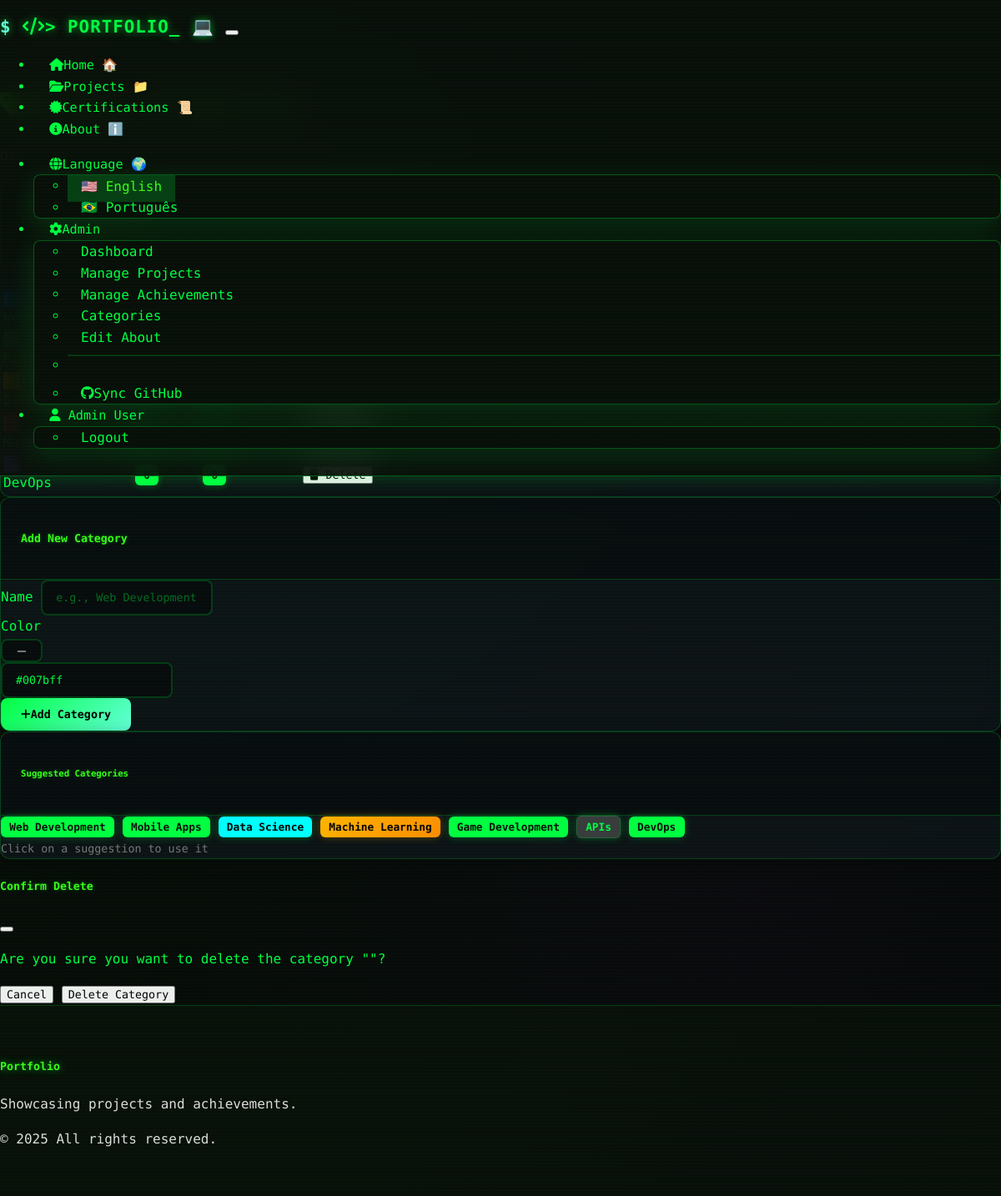
The app's page /admin/categories (signed in), older data.
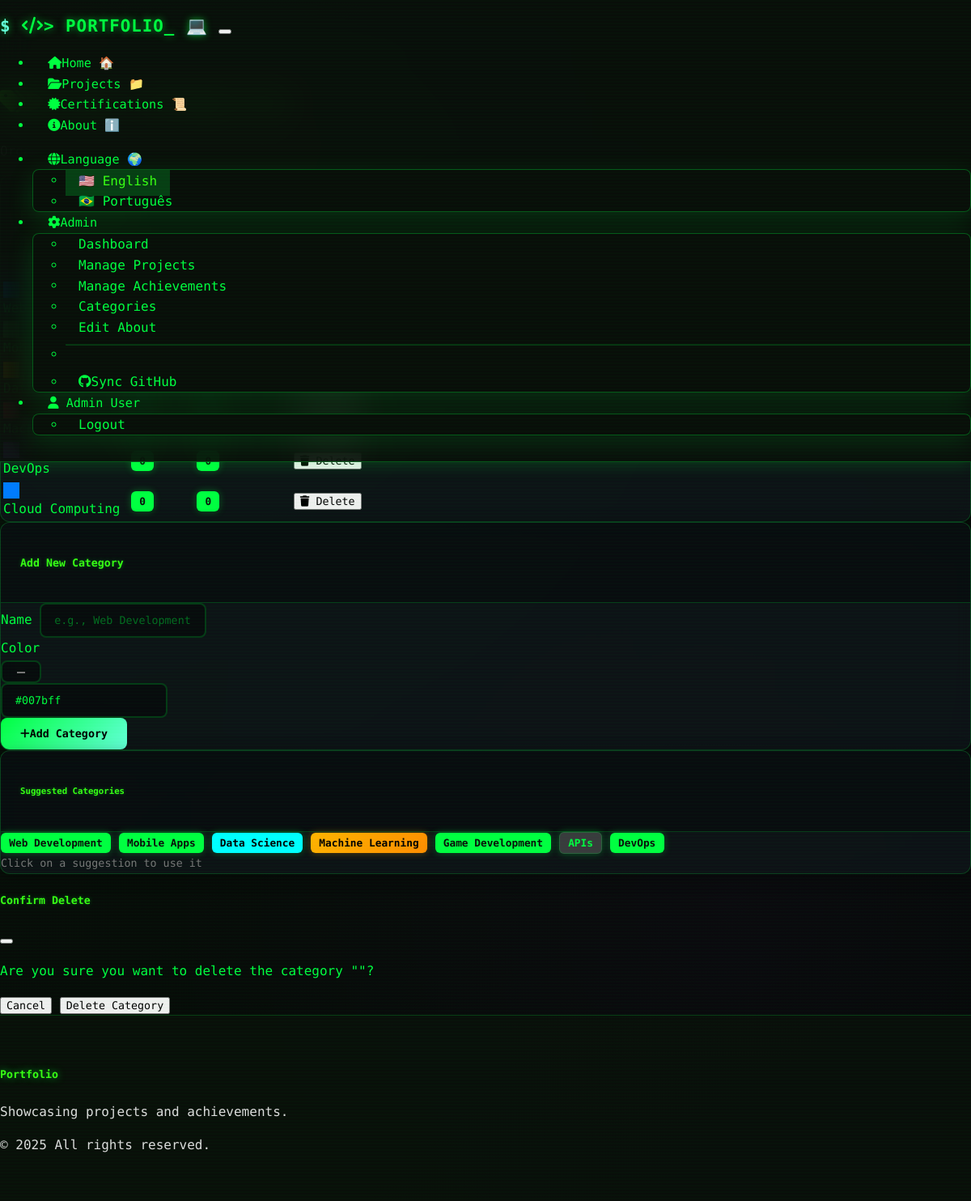
The same page, newer data.
### models.py (models this page shows, shortened)
class Category(db.Model):
    __tablename__ = 'categories'
    id = db.Column(db.Integer, primary_key=True)
    name = db.Column(db.String(100), nullable=False, unique=True)
    color = db.Column(db.String(7), default='#007bff')  # Hex color code
    created_at = db.Column(db.DateTime, default=datetime.now)
    projects = db.relationship('Project', backref='category', lazy='dynamic')
    achievements = db.relationship('Achievement', backref='category', lazy='dynamic')

### routes.py (the view)
@app.route('/admin/categories')
@admin_required
def admin_categories():
    categories = Category.query.all()
    form = CategoryForm()
    return render_template('admin/categories.html', categories=categories, form=form)

### forms.py
class CategoryForm(FlaskForm):
    name = StringField('Name', validators=[DataRequired(), Length(min=1, max=100)])
    color = StringField('Color', validators=[DataRequired()], default='#007bff')

### app.py (called while the page is built)
@login_manager.user_loader
def load_user(user_id):
    return User.query.get(user_id)

### models.py (called while the page is built)
    @property
    def display_name(self):
        if self.first_name and self.last_name:
            return f"{self.first_name} {self.last_name}"
        elif self.first_name:
            return self.first_name
        elif self.email:
            return self.email.split('@')[0]
        return "Anonymous User"

### routes.py (called while the page is built)
@app.before_request
def make_session_permanent():
    session.permanent = True
    if 'language' not in session:
        session['language'] = 'en'

@app.context_processor
def inject_translations():
    def t(key):
        lang = session.get('language', 'en')
        return get_translation(key, lang)
    return dict(t=t, current_language=session.get('language', 'en'))

### translations.py (called while the page is built)
def get_translation(key, lang='en'):
    return translations.get(lang, {}).get(key, translations['en'].get(key, key))

### templates/admin/categories.html (shortened to what the changed rows need)
{% extends "base.html" %}
{% block content %}
<div class="container py-4">
    <div class="row mb-4">
        <div class="col">
            <h1>Manage Categories</h1>
        </div>
    </div>
    <div class="row">
        <div class="col-lg-8">
            {% if categories %}
                <div class="card">
                    <div class="card-body">
                        <div class="table-responsive">
                            <table class="table table-hover">
                                <thead>
                                    <tr>
                                        <th>Category</th>
                                        <th>Projects</th>
                                        <th>Achievements</th>
                                        <th>Actions</th>
                                    </tr>
                                </thead>
                                <tbody>
                                    {% for category in categories %}
                                        <tr>
                                            <td>
                                                <div class="d-flex align-items-center">
                                                    <div class="rounded me-3"
                                                         style="width: 20px; height: 20px; background-color: {{ category.color }}"></div>
                                                    <span class="fw-semibold">{{ category.name }}</span>
                                                </div>
                                            </td>
                                            <td>
                                                <span class="badge bg-primary">{{ category.projects.count() }}</span>
                                            </td>
                                            <td>
                                                <span class="badge bg-success">{{ category.achievements.count() }}</span>
                                            </td>
                                            <td>
                                                {% if category.projects.count() == 0 and category.achievements.count() == 0 %}
                                                    <button class="btn btn-outline-danger btn-sm"
                                                            onclick="deleteCategory({{ category.id }}, '{{ category.name }}')">
                                                        <i class="fas fa-trash"></i> Delete
                                                    </button>
                                                {% else %}
                                                    <small class="text-muted">In use</small>
                                                {% endif %}
                                            </td>
                                        </tr>
                                    {% endfor %}
                                </tbody>
                            </table>
                        </div>
                    </div>
                </div>
            {% endif %}
        </div>
    </div>
</div>
{% endblock %}

Row changes from the older to the newer data that the page shows:
added Category: name "Cloud Computing", projects.count "0", achievements.count "0"
